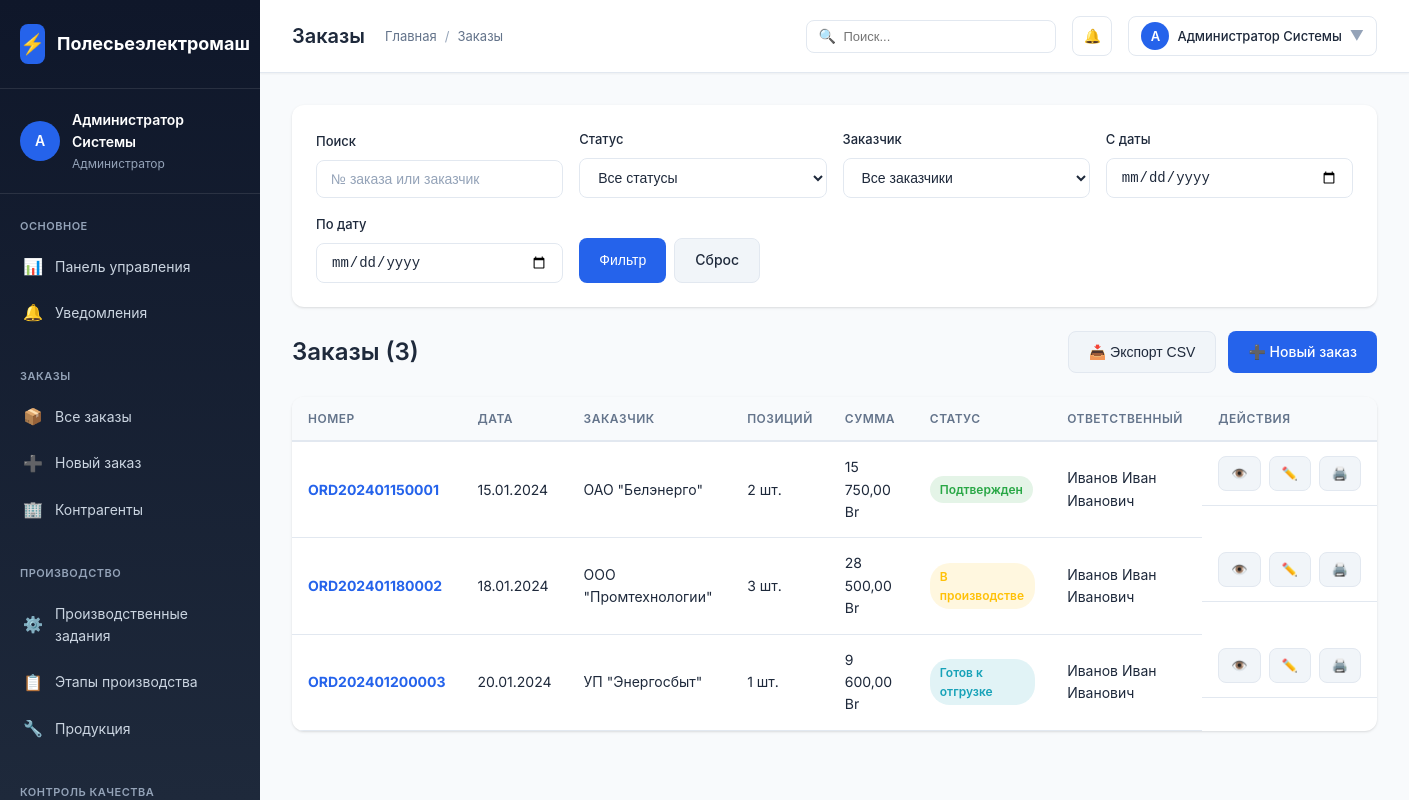
The page /polesie/modules/orders/list.php (signed in) on the database its author committed.
### tables this page shows
CREATE TABLE `users` (
  `id` INT AUTO_INCREMENT PRIMARY KEY,
  `username` VARCHAR(50) NOT NULL UNIQUE,
  `password_hash` VARCHAR(255) NOT NULL,
  `full_name` VARCHAR(200) NOT NULL,
  `email` VARCHAR(100),
  `phone` VARCHAR(20),
  `role_id` INT NOT NULL,
  `department` VARCHAR(100),
  `position` VARCHAR(100),
  `avatar` VARCHAR(255),
  `is_active` BOOLEAN DEFAULT TRUE,
  `last_login` TIMESTAMP NULL,
  `created_at` TIMESTAMP DEFAULT CURRENT_TIMESTAMP,
  `updated_at` TIMESTAMP DEFAULT CURRENT_TIMESTAMP ON UPDATE CURRENT_TIMESTAMP,
  FOREIGN KEY (`role_id`) REFERENCES `user_roles`(`id`) ON DELETE RESTRICT
);

CREATE TABLE `user_roles` (
  `id` INT AUTO_INCREMENT PRIMARY KEY,
  `name` VARCHAR(100) NOT NULL,
  `code` VARCHAR(50) NOT NULL UNIQUE,
  `description` TEXT,
  `permissions` JSON,
  `is_active` BOOLEAN DEFAULT TRUE
);

CREATE TABLE `orders` (
  `id` INT AUTO_INCREMENT PRIMARY KEY,
  `order_number` VARCHAR(50) NOT NULL UNIQUE,
  `contractor_id` INT NOT NULL,
  `status_id` INT NOT NULL,
  `order_date` DATE NOT NULL,
  `delivery_date` DATE,
  `delivery_address` TEXT,
  `total_amount` DECIMAL(15,2) DEFAULT 0.00,
  `currency` CHAR(3) DEFAULT 'BYN',
  `payment_terms` TEXT,
  `notes` TEXT,
  `responsible_user_id` INT,
  `contract_number` VARCHAR(50),
  `contract_date` DATE,
  `created_by` INT NOT NULL,
  `created_at` TIMESTAMP DEFAULT CURRENT_TIMESTAMP,
  `updated_at` TIMESTAMP DEFAULT CURRENT_TIMESTAMP ON UPDATE CURRENT_TIMESTAMP,
  FOREIGN KEY (`contractor_id`) REFERENCES `contractors`(`id`) ON DELETE RESTRICT,
  FOREIGN KEY (`status_id`) REFERENCES `order_statuses`(`id`) ON DELETE RESTRICT,
  FOREIGN KEY (`responsible_user_id`) REFERENCES `users`(`id`) ON DELETE SET NULL,
  FOREIGN KEY (`created_by`) REFERENCES `users`(`id`) ON DELETE RESTRICT,
  INDEX `idx_order_number` (`order_number`),
  INDEX `idx_contractor` (`contractor_id`),
  INDEX `idx_status` (`status_id`),
  INDEX `idx_order_date` (`order_date`)
);

CREATE TABLE `contractors` (
  `id` INT AUTO_INCREMENT PRIMARY KEY,
  `name` VARCHAR(200) NOT NULL,
  `inn` VARCHAR(12) NOT NULL UNIQUE,
  `legal_address` TEXT,
  `postal_address` TEXT,
  `phone` VARCHAR(20),
  `email` VARCHAR(100),
  `contact_person` VARCHAR(200),
  `contact_phone` VARCHAR(20),
  `bank_name` VARCHAR(200),
  `bik` VARCHAR(9),
  `account_number` VARCHAR(20),
  `type` ENUM('customer', 'supplier', 'both') DEFAULT 'customer',
  `is_active` BOOLEAN DEFAULT TRUE,
  `created_at` TIMESTAMP DEFAULT CURRENT_TIMESTAMP,
  `updated_at` TIMESTAMP DEFAULT CURRENT_TIMESTAMP ON UPDATE CURRENT_TIMESTAMP,
  INDEX `idx_inn` (`inn`),
  INDEX `idx_type` (`type`)
);

CREATE TABLE `order_statuses` (
  `id` INT AUTO_INCREMENT PRIMARY KEY,
  `name` VARCHAR(100) NOT NULL,
  `color` VARCHAR(20) DEFAULT '#007bff',
  `sort_order` INT DEFAULT 0,
  `is_active` BOOLEAN DEFAULT TRUE,
  `created_at` TIMESTAMP DEFAULT CURRENT_TIMESTAMP
);

### polesie/modules/orders/list.php (the view, shortened to what the rows shown need)
<?php
require_once __DIR__ . '/../../config/config.php';
$user = getCurrentUser();
$pdo = getDbConnection();
$search = $_GET['search'] ?? '';
$statusId = $_GET['status'] ?? '';
$contractorId = $_GET['contractor'] ?? '';
$dateFrom = $_GET['date_from'] ?? '';
$dateTo = $_GET['date_to'] ?? '';
$sql = "
    SELECT o.*, c.name as contractor_name, os.name as status_name, os.color as status_color,
           u.full_name as responsible_name,
           COUNT(oi.id) as items_count
    FROM orders o
    JOIN contractors c ON o.contractor_id = c.id
    JOIN order_statuses os ON o.status_id = os.id
    LEFT JOIN users u ON o.responsible_user_id = u.id
    LEFT JOIN order_items oi ON o.id = oi.order_id
    WHERE 1=1
";
$params = [];
$sql .= " GROUP BY o.id ORDER BY o.created_at DESC";
$page = max(1, (int)($_GET['page'] ?? 1));
$perPage = 20;
$offset = ($page - 1) * $perPage;
$countSql = "SELECT COUNT(DISTINCT o.id) FROM orders o
             JOIN contractors c ON o.contractor_id = c.id
             WHERE 1=1" .
             ($search ? " AND (o.order_number LIKE ? OR c.name LIKE ?)" : "") .
             ($statusId ? " AND o.status_id = ?" : "") .
             ($contractorId ? " AND o.contractor_id = ?" : "") .
             ($dateFrom ? " AND o.order_date >= ?" : "") .
             ($dateTo ? " AND o.order_date <= ?" : "");
$stmt = $pdo->prepare($countSql);
$stmt->execute($params);
$totalRecords = $stmt->fetchColumn();
$sql .= " LIMIT $offset, $perPage";
$stmt = $pdo->prepare($sql);
$stmt->execute($params);
$orders = $stmt->fetchAll();
$pageTitle = 'Заказы';
?>
<!DOCTYPE html>
<html lang="ru">
<head>
    <link rel="stylesheet" href="../../assets/css/style.css">
</head>
<body>
    <div class="app-container">
        <?php include '../../includes/sidebar.php'; ?>
        <div class="main-content">
            <?php include '../../includes/topbar.php'; ?>
            <div class="content-area">
                <div style="display: flex; justify-content: space-between; align-items: center; margin-bottom: 24px;">
                    <h2 style="font-size: 24px; font-weight: 600;">Заказы (<?= $totalRecords ?>)</h2>
                </div>
                <div class="card">
                    <div class="card-body" style="padding: 0;">
                        <div class="table-responsive">
                            <table class="table" id="ordersTable">
                                <thead>
                                    <tr>
                                        <th>Номер</th>
                                        <th>Дата</th>
                                        <th>Заказчик</th>
                                        <th>Позиций</th>
                                        <th>Сумма</th>
                                        <th>Статус</th>
                                        <th>Ответственный</th>
                                        <th>Действия</th>
                                    </tr>
                                </thead>
                                <tbody>
                                    <?php if (empty($orders)): ?>
                                    <tr>
                                        <td colspan="8" style="text-align: center; padding: 40px; color: var(--text-secondary);">
                                            Заказы не найдены
                                        </td>
                                    </tr>
                                    <?php else: ?>
                                        <?php foreach ($orders as $order): ?>
                                        <tr>
                                            <td>
                                                <strong><a href="view.php?id=<?= $order['id'] ?>" style="color: var(--primary-color);"><?= e($order['order_number']) ?></a></strong>
                                            </td>
                                            <td><?= formatDate($order['order_date']) ?></td>
                                            <td><?= e($order['contractor_name']) ?></td>
                                            <td><?= $order['items_count'] ?> шт.</td>
                                            <td><?= formatMoney($order['total_amount']) ?></td>
                                            <td>
                                                <span class="badge" style="background: <?= e($order['status_color']) ?>20; color: <?= e($order['status_color']) ?>">
                                                    <?= e($order['status_name']) ?>
                                                </span>
                                            </td>
                                            <td><?= e($order['responsible_name'] ?? '—') ?></td>
                                            <td class="table-actions">
                                                <a href="view.php?id=<?= $order['id'] ?>" class="btn btn-sm btn-secondary" title="Просмотр">👁️</a>
                                                <a href="edit.php?id=<?= $order['id'] ?>" class="btn btn-sm btn-secondary" title="Редактировать">✏️</a>
                                                <a href="print.php?id=<?= $order['id'] ?>" class="btn btn-sm btn-secondary" title="Печать" target="_blank">🖨️</a>
                                            </td>
                                        </tr>
                                        <?php endforeach; ?>
                                    <?php endif; ?>
                                </tbody>
                            </table>
                        </div>
                    </div>
                </div>
            </div>
        </div>
    </div>
</body>
</html>

### polesie/includes/sidebar.php (shortened to what the rows shown need)
<div class="sidebar">
    <div class="sidebar-user">
        <div class="sidebar-user-info">
            <div class="sidebar-user-avatar">
                <?= mb_substr($user['full_name'], 0, 1) ?>
            </div>
            <div class="sidebar-user-details">
                <div class="sidebar-user-name"><?= e($user['full_name']) ?></div>
                <div class="sidebar-user-role"><?= e($user['role_name']) ?></div>
            </div>
        </div>
    </div>
</div>

### polesie/includes/topbar.php (shortened to what the rows shown need)
<div class="topbar">
    <div class="topbar-left">
        <h1 class="topbar-title"><?= e($pageTitle) ?></h1>
    </div>
    <div class="topbar-right">
        <div style="position: relative;">
            <div class="topbar-action" onclick="toggleProfileMenu()" style="width: auto; padding: 8px 12px; gap: 8px;">
                <div style="width: 28px; height: 28px; background: var(--primary-color); border-radius: 50%; display: flex; align-items: center; justify-content: center; color: white; font-size: 13px; font-weight: 600;">
                    <?= mb_substr($user['full_name'], 0, 1) ?>
                </div>
                <span style="font-size: 13px; font-weight: 500;"><?= e($user['full_name']) ?></span>
                <span style="color: var(--text-muted);">▼</span>
            </div>
        </div>
    </div>
</div>

### rows shown on the page
users: full_name "А", full_name "Администратор Системы", role.name "Администратор"
orders: order_number "ORD202401150001", order_date "15.01.2024", contractor.name "ОАО \"Белэнерго\"", items_count "2", total_amount "15 750,00 Br", status.name "Подтвержден", responsible_user.full_name "Иванов Иван Иванович"
orders: order_number "ORD202401180002", order_date "18.01.2024", contractor.name "ООО \"Промтехнологии\"", items_count "3", total_amount "28 500,00 Br", status.name "В производстве", responsible_user.full_name "Иванов Иван Иванович"
orders: order_number "ORD202401200003", order_date "20.01.2024", contractor.name "УП \"Энергосбыт\"", items_count "1", total_amount "9 600,00 Br", status.name "Готов к отгрузке", responsible_user.full_name "Иванов Иван Иванович"

### other values the page prints
$pageTitle "Заказы"
$totalRecords "3"
